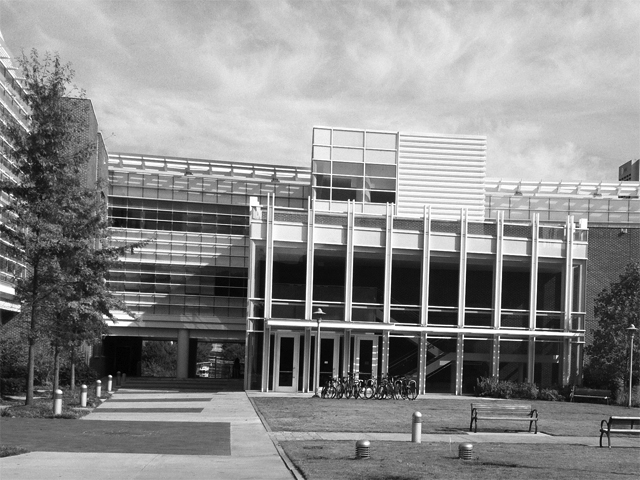
#> input picture fall2016/ps05/input/transA.jpg, 640 x 480 px
$ python experiment.py   (Python 2 division)   (older library calls are emulated)
#> lines starting #> are read from the running program, lines starting #| are printed output that depends on the picture
### fall2016/ps05/ps5.py
"""Problem Set 5: Harris, ORB, RANSAC."""

import scipy.stats as st
import numpy as np
import cv2


def gradient_x(image):
    """Compute image gradient in X direction. See cv2.Sobel.

    Parameters
    ----------
        image (numpy.array): grayscale floating-point image, values in [0.0, 1.0]

    Returns
    -------
        Ix (numpy.array): image gradient in X direction, values in [-1.0, 1.0]
    """
    gradient = cv2.Sobel(image, cv2.CV_64F, 1, 0, ksize=5)
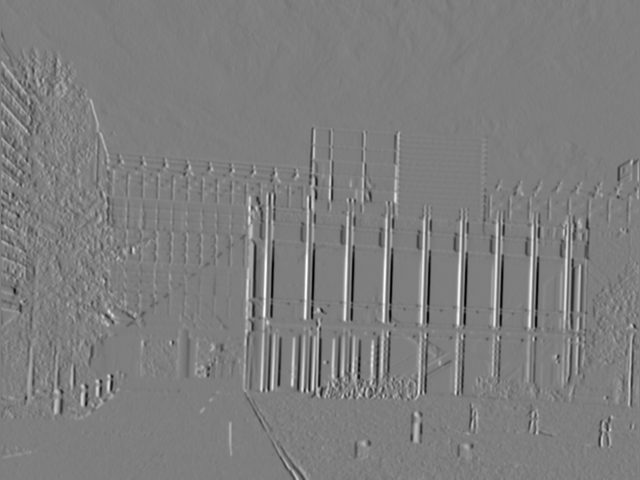
#> gradient: shape (480, 640) float64; min -42.33, max 42.93, mean 0; drawn with min black and max white
    return gradient / np.linalg.norm(gradient)


def gradient_y(image):
    """Compute image gradient in Y direction. See cv2.Sobel.

    Parameters
    ----------
        image (numpy.array): grayscale floating-point image, values in [0.0, 1.0]

    Returns
    -------
        Iy (numpy.array): image gradient in Y direction, values in [-1.0, 1.0]
    """
    gradient = cv2.Sobel(image, cv2.CV_64F, 0, 1, ksize=5)
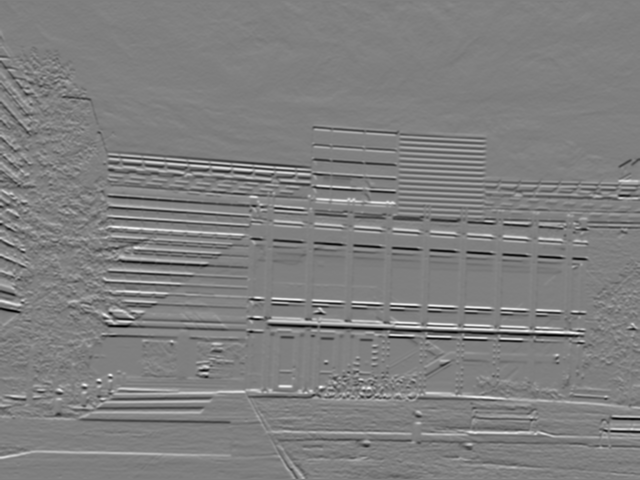
#> gradient: shape (480, 640) float64; min -39.61, max 39.49, mean -0.1; drawn with min black and max white
    return gradient / np.linalg.norm(gradient)


def make_image_pair(image1, image2):
    """Adjoin two images side-by-side to make a single new image.
       The output dimensions must take the maximum height from both images for the total height.
       The total width is found by adding the width of image1 and image2.

    Parameters
    ----------
        image1 (numpy.array): first image, could be grayscale or color (BGR).
                              This would take the left side of the output image.
        image2 (numpy.array): second image, could be grayscale or color (BGR).
                              This would take the right side of the output image.

    Returns
    -------
        image_pair (numpy.array): combination of both images, side-by-side, same type.
    """
    img1_shape = image1.shape
#> img1_shape = (480, 640)
    img2_shape = image2.shape
#> img2_shape = (480, 640)
    if img1_shape[0] == img2_shape[0]:
        img1 = image1
        img2 = image2
    elif img1_shape[0] > img2_shape[0]:
        img1 = image1
        pad_tuple = tuple([(0, img1_shape[0] - img2_shape[0])] + [(0, 0) for _ in xrange(len(img1_shape) - 1)])
        img2 = np.pad(image2, pad_tuple, 'constant', constant_values=0)
    else:
        img2 = image2
        pad_tuple = tuple([(0, img2_shape[0] - img1_shape[0])] + [(0, 0) for _ in xrange(len(img2_shape) - 1)])
        img1 = np.pad(image1, pad_tuple, 'constant', constant_values=0)
    # TODO: handle combination of grayscale and color images
    return np.concatenate((img1, img2), axis=1)
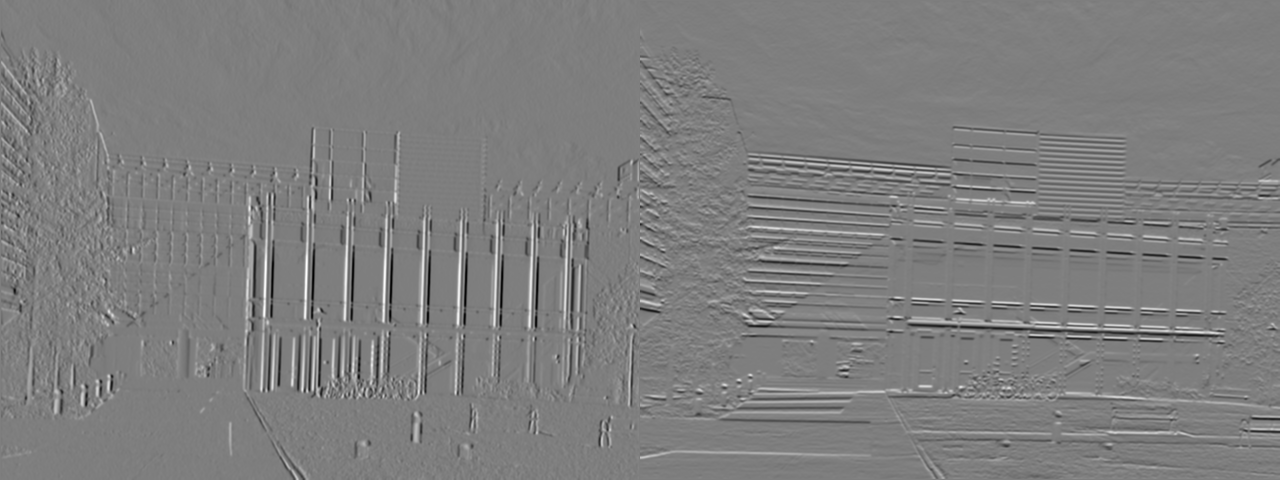
#> returned value: shape (480, 1280) float64; min -0.0149, max 0.0151, mean -7.61e-06; drawn with min black and max white


# [237 lines left out: functions harris_response, find_corners, draw_corners, gradient_angle, get_draw_keypoints, get_descriptors and 2 more, not called in this run]


def calculate_ssd(actual, prediction):
    return np.sqrt(np.sum(np.square(prediction - actual)) / len(actual))


# [265 lines left out: functions compute_translation_RANSAC, compute_similarity_RANSAC, compute_affine_RANSAC, warp_img, not called in this run]

### fall2016/ps05/experiment.py
"""Problem Set 5: Harris, ORB, RANSAC"""

import numpy as np
import cv2
import os

from ps5 import *

input_dir = "input"
output_dir = "output"


# Utility code
def find_and_draw_corners(image, harris_resp, threshold, radius, output_filename):
    corners = find_corners(harris_resp, threshold=threshold, radius=radius)  # TODO: implement this
    image_out = draw_corners(image, corners)  # TODO: implement this

    image_out = cv2.normalize(image_out, alpha=0, beta=255, norm_type=cv2.NORM_MINMAX)
    cv2.imwrite(os.path.join(output_dir, output_filename), image_out)

    return corners


def main():
    """
    Driver code. Feel free to modify this code as this is to help you get the
    answers for your report.
    """

    # 1a
    trans_a = cv2.imread(os.path.join(input_dir, "transA.jpg"), 0) / 255.
    trans_a_x = gradient_x(trans_a)  # TODO: implement this
    trans_a_y = gradient_y(trans_a)  # TODO: implement this
    trans_a_pair = make_image_pair(trans_a_x, trans_a_y)  # TODO: implement this

#> (the run stopped early here; a loop or call above may not have finished)
